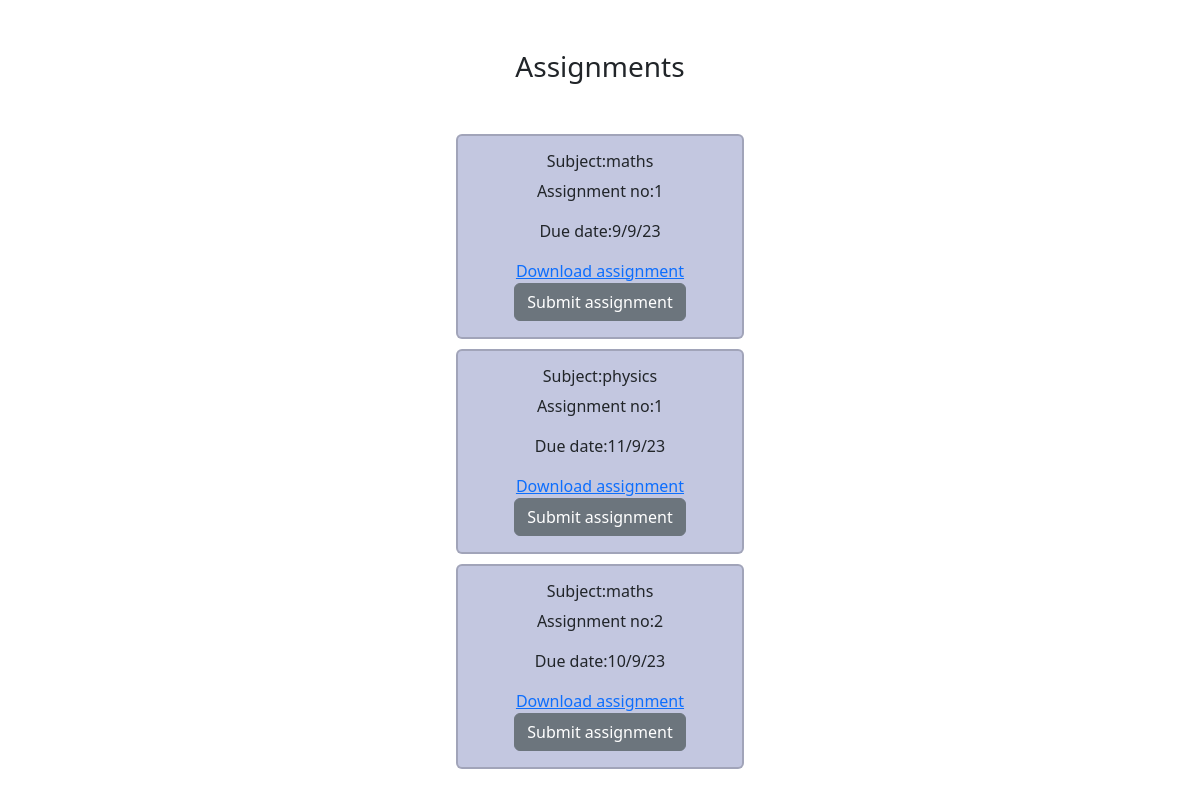
The app's page /stuasg/1 with its own data.
### smsapp/models.py (models this page shows)
class asgmntmodel2(models.Model):
    cla=models.CharField(max_length=20)
    su=models.CharField(max_length=20)
    ano=models.CharField(max_length=20)
    due=models.CharField(max_length=20)
    asg=models.ImageField(upload_to="smsapp/static")

### smsapp/views.py (the view)
# urls.py: path('stuasg/<int:id>',stuasg),
def stuasg(request,id):
    obj=regmodel.objects.get(id=id)
    cls=obj.cl
    user=id
    a=asgmntmodel2.objects.filter(cla=cls)
    return render(request,'stuasg.html',{'ab':a,'user':user})

### smsapp/templates/stuasg.html (shortened to what this page needs)
<!DOCTYPE html>
<html lang="en">
<head>
    <link href="https://cdn.jsdelivr.net/npm/bootstrap@5.3.0/dist/css/bootstrap.min.css" rel="stylesheet">
      {% load static %}
</head>
<body >
    <div style="text-align: center;padding-top: 50px;">
        <h3>Assignments</h3>
    </div>
    <div style="margin: 50px;" >
        {% for i in ab %}
        <div class="card" style="width: 18rem;margin:0 auto;margin-bottom: 10px;text-align: center;background-color: rgb(195, 199, 224);border-width: 2px;">
            <div class="card-body">
            <h6 class="card-title">Subject:{{i.su}}</h6>
            <p class="card-text">Assignment no:{{i.ano}}</p>
            <p class="card-text">Due date:{{i.due}}</p>
            <a href="{% static i.asg %}" download>Download assignment</a><br>
            <a href="/subasg/{{i.id}}/{{user}}" class="btn btn-secondary">Submit assignment</a>
            </div>
        </div>
        {% endfor %}
    </div>
</body>
</html>

### smsapp/templates/stuasg.html (style rules this page uses)
body { background-image:url(https://wallpapercave.com/wp/wp2561064.jpg) ; background-repeat: no-repeat; background-size:cover; position: relative; }

### records on screen
asgmntmodel2: su "maths", ano "1", due "9/9/23"
asgmntmodel2: su "physics", ano "1", due "11/9/23"
asgmntmodel2: su "maths", ano "2", due "10/9/23"
